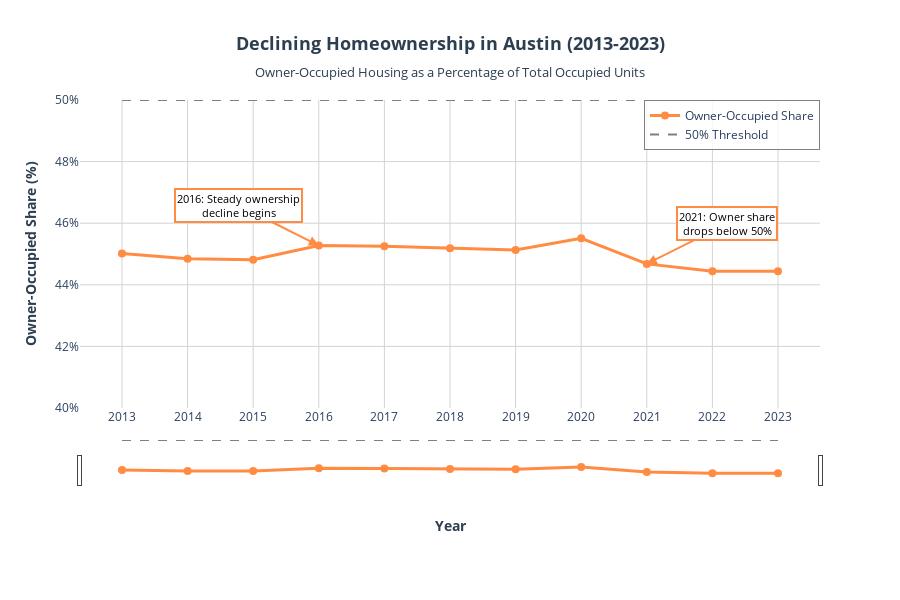

The code cell stored with this chart in its notebook:
### Markdown cell above
## Create Interactive Line Chart

### Code cell
# Create the figure
fig = go.Figure()

# Add the main line trace for owner-occupied share
fig.add_trace(go.Scatter(
    x=austin_data['Year'],
    y=austin_data['owner_pct'],
    mode='lines+markers',
    name='Owner-Occupied Share',
    line=dict(color='#FF8C42', width=3),  # Orange color
    marker=dict(size=8, color='#FF8C42'),
    hovertemplate='<b>Year: %{x}</b><br>Owner-Occupied: %{y:.2f}%<extra></extra>'
))

# Add 50% reference line
fig.add_trace(go.Scatter(
    x=[austin_data['Year'].min(), austin_data['Year'].max()],
    y=[50, 50],
    mode='lines',
    name='50% Threshold',
    line=dict(color='gray', width=2, dash='dash'),
    hovertemplate='50% Threshold<extra></extra>'
))

# Add annotations for key events
annotations = [
    dict(
        x=2016,
        y=austin_data[austin_data['Year'] == 2016]['owner_pct'].values[0],
        text="2016: Steady ownership<br>decline begins",
        showarrow=True,
        arrowhead=2,
        arrowsize=1,
        arrowwidth=2,
        arrowcolor="#FF8C42",
        ax=-80,
        ay=-40,
        bgcolor="white",
        bordercolor="#FF8C42",
        borderwidth=2,
        font=dict(size=11, color='black')
    ),
    dict(
        x=2021,
        y=austin_data[austin_data['Year'] == 2021]['owner_pct'].values[0],
        text="2021: Owner share<br>drops below 50%",
        showarrow=True,
        arrowhead=2,
        arrowsize=1,
        arrowwidth=2,
        arrowcolor="#FF8C42",
        ax=80,
        ay=-40,
        bgcolor="white",
        bordercolor="#FF8C42",
        borderwidth=2,
        font=dict(size=11, color='black')
    )
]

# Update layout with styling and interactivity
fig.update_layout(
    title=dict(
        text='<b>Declining Homeownership in Austin (2013-2023)</b><br><sub>Owner-Occupied Housing as a Percentage of Total Occupied Units</sub>',
        font=dict(size=18, color='#2C3E50'),
        x=0.5,
        xanchor='center'
    ),
    xaxis=dict(
        title='<b>Year</b>',
        title_font=dict(size=14, color='#2C3E50'),
        showgrid=True,
        gridcolor='lightgray',
        tickmode='linear',
        tick0=2013,
        dtick=1,
        rangeslider=dict(visible=True),  # Add range slider
        rangeselector=dict(
            buttons=list([
                dict(count=3, label="3y", step="year", stepmode="backward"),
                dict(count=5, label="5y", step="year", stepmode="backward"),
                dict(step="all", label="All")
            ]),
            font=dict(size=10),
            bgcolor='white',
            activecolor='#FF8C42'
        )
    ),
    yaxis=dict(
        title='<b>Owner-Occupied Share (%)</b>',
        title_font=dict(size=14, color='#2C3E50'),
        showgrid=True,
        gridcolor='lightgray',
        range=[40, 50],  # Focus on the relevant range
        ticksuffix='%'
    ),
    hovermode='x unified',
    plot_bgcolor='white',
    paper_bgcolor='white',
    legend=dict(
        x=1,
        y=1,
        xanchor='right',
        yanchor='top',
        bgcolor='rgba(255, 255, 255, 0.8)',
        bordercolor='gray',
        borderwidth=1,
        font=dict(size=12)
    ),
    annotations=annotations,
    height=600,
    margin=dict(t=100, b=100, l=80, r=80)
)

# Show the figure
fig.show()

### Figure 1 — Plotly figure (JSON) as saved in the notebook; plotly's stock layout.template omitted (floating-point values rounded to 4 significant figures)
{"data": [{"hovertemplate": "<b>Year: %{x}</b><br>Owner-Occupied: %{y:.2f}%<extra></extra>", "line": {"color": "#FF8C42", "width": 3}, "marker": {"color": "#FF8C42", "size": 8}, "mode": "lines+markers", "name": "Owner-Occupied Share", "type": "scatter", "x": [2013, 2014, 2015, 2016, 2017, 2018, 2019, 2020, 2021, 2022, 2023], "y": [45.01, 44.85, 44.81, 45.28, 45.25, 45.19, 45.13, 45.51, 44.68, 44.44, 44.44]}, {"hovertemplate": "50% Threshold<extra></extra>", "line": {"color": "gray", "dash": "dash", "width": 2}, "mode": "lines", "name": "50% Threshold", "type": "scatter", "x": [2013, 2023], "y": [50, 50]}], "layout": {"annotations": [{"arrowcolor": "#FF8C42", "arrowhead": 2, "arrowsize": 1, "arrowwidth": 2, "ax": -80, "ay": -40, "bgcolor": "white", "bordercolor": "#FF8C42", "borderwidth": 2, "font": {"color": "black", "size": 11}, "showarrow": true, "text": "2016: Steady ownership<br>decline begins", "x": 2016, "y": 45.28}, {"arrowcolor": "#FF8C42", "arrowhead": 2, "arrowsize": 1, "arrowwidth": 2, "ax": 80, "ay": -40, "bgcolor": "white", "bordercolor": "#FF8C42", "borderwidth": 2, "font": {"color": "black", "size": 11}, "showarrow": true, "text": "2021: Owner share<br>drops below 50%", "x": 2021, "y": 44.68}], "height": 600, "hovermode": "x unified", "legend": {"bgcolor": "rgba(255, 255, 255, 0.8)", "bordercolor": "gray", "borderwidth": 1, "font": {"size": 12}, "x": 1, "xanchor": "right", "y": 1, "yanchor": "top"}, "margin": {"b": 100, "l": 80, "r": 80, "t": 100}, "paper_bgcolor": "white", "plot_bgcolor": "white", "title": {"font": {"color": "#2C3E50", "size": 18}, "text": "<b>Declining Homeownership in Austin (2013-2023)</b><br><sub>Owner-Occupied Housing as a Percentage of Total Occupied Units</sub>", "x": 0.5, "xanchor": "center"}, "xaxis": {"dtick": 1, "gridcolor": "lightgray", "rangeselector": {"activecolor": "#FF8C42", "bgcolor": "white", "buttons": [{"count": 3, "label": "3y", "step": "year", "stepmode": "backward"}, {"count": 5, "label": "5y", "step": "year", "stepmode": "backward"}, {"label": "All", "step": "all"}], "font": {"size": 10}}, "rangeslider": {"visible": true}, "showgrid": true, "tick0": 2013, "tickmode": "linear", "title": {"font": {"color": "#2C3E50", "size": 14}, "text": "<b>Year</b>"}}, "yaxis": {"gridcolor": "lightgray", "range": [40, 50], "showgrid": true, "ticksuffix": "%", "title": {"font": {"color": "#2C3E50", "size": 14}, "text": "<b>Owner-Occupied Share (%)</b>"}}}}
